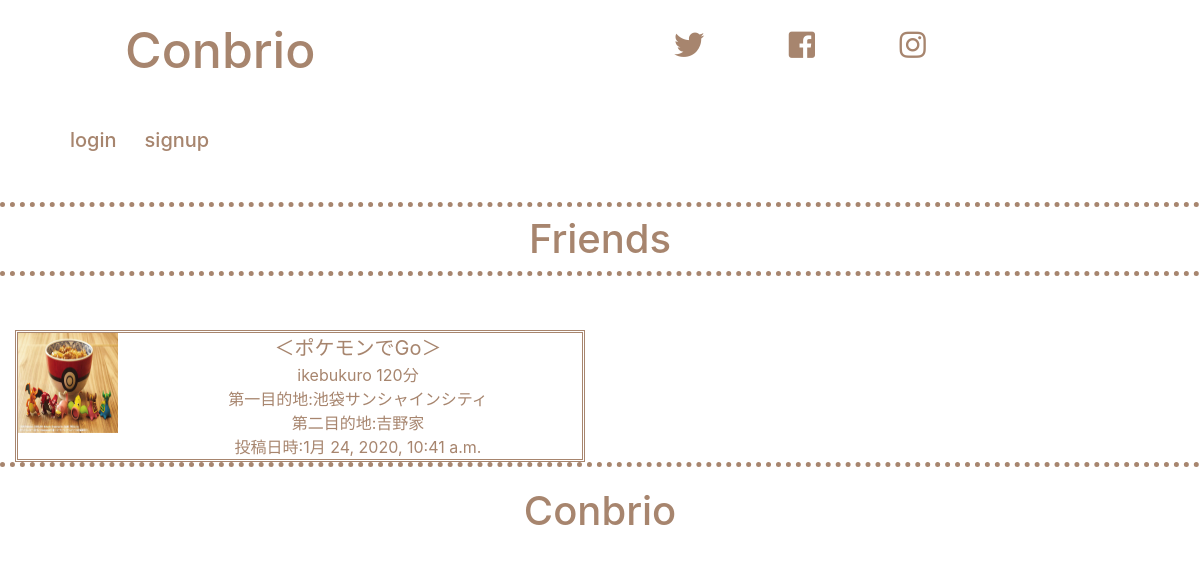
The page /plan_list/Friends/ on the database as committed earlier.
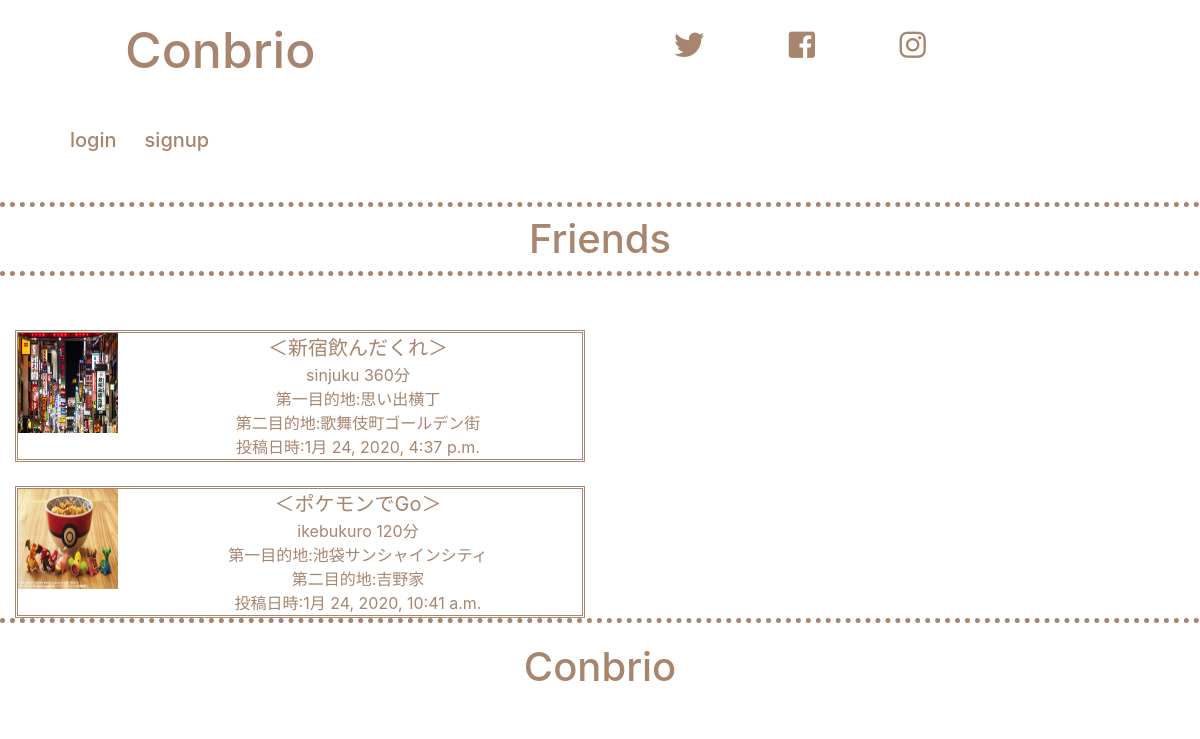
The same page on the database as committed later.
### app/models.py (models this page shows, shortened)
class Category(models.Model):
    title=models.CharField(max_length=100,unique=True)

class Plan(models.Model):
    plan_title=models.CharField(max_length=200)
    slug=models.SlugField()
    first_place = models.CharField(max_length=200)
    second_place = models.CharField(max_length=200)
    totaltime=models.IntegerField(default=10)
    created_at=models.DateTimeField(auto_now=True)
    image=models.ImageField(upload_to='photos/')
    city_name=models.ForeignKey("City",on_delete=models.PROTECT)
    plan_categories=models.ForeignKey('Category',on_delete=models.PROTECT)
    plan_user=models.ForeignKey("users.User",on_delete=models.CASCADE)

class City(models.Model):
    name=models.CharField(max_length=30)
    slug=models.SlugField()
    def __str__(self):
        return self.slug

### app/views.py (the view)
# urls.py: path('plan_list/<str:plan_categories>/',views.plan_list,name='plan_list'),
def plan_list(request,plan_categories):
    plan_categories=Category.objects.get(title=plan_categories)
    planning=Plan.objects.filter(plan_categories=plan_categories).order_by('-created_at')
    return render(request,'app/plan_list.html',{'planning':planning,'plan_categories':plan_categories})

### app/templates/app/plan_list.html (shortened to what this page needs)
{% extends "app/base.html" %}
{% block content %}
<div>
{%if plan_categories%}
<h2>{{plan_categories.title}}</h2>
{%endif%}
</div>
{%for plan in planning%}
<div class="row">
            <div class="col-md-6 col-md-5 col-sm-5">
                <div class="media" style="border-style:double; color: rgb(167, 133, 110);">
                    <img class="d-flex mr-3" data-src="holder.js/64x64?theme=sky" alt="100x100" src="{{plan.image.url}}" data-holder-rendered="true" style="width: 100px; height: 100px;">
                    <div class="media-body" style="display: inline-block;">
                        <div class=" container-fluid" style="font-size: 20px;">＜{{plan.plan_title}}＞</div>
                        <p>{{plan.city_name}}</p>
                        <p>{{plan.totaltime}}分</p>
                        <br>
                        <p>第一目的地:{{plan.first_place}}</p>
                        <br>
                        <p>第二目的地:{{plan.second_place}}</p>
                        <br>
                        <p>投稿日時:{{plan.created_at}}</p>
                    </div>
                    </div>
                </div>
            </div>
                        {%endfor%}
{%endblock%}

### app/templates/app/base.html (shortened to what this page needs)
{% load static %}
<!DOCTYPE html>
<html lang="ja-JP">
<head>
<link rel="stylesheet" href="https://cdnjs.cloudflare.com/ajax/libs/twitter-bootstrap/4.4.1/css/bootstrap.min.css">
<link rel="stylesheet" href="https://cdnjs.cloudflare.com/ajax/libs/font-awesome/5.11.2/css/all.min.css">
<link rel="stylesheet" type="text/css" href="{%static 'css/style.css'%}">
<link rel="stylesheet" href="https://use.fontawesome.com/releases/v5.6.3/css/all.css">
</head>
<body>
  <div class="container-header">
    <div class="row">
        <div class="col-sm-12 col-md-4 col-lg-4">
          <a href="{%url 'app:index'%}"><h1>Conbrio</h1></a>
        </div>
        <div class="col-sm-1 col-md-2 col-lg-2" ></div>
    <div class="col-sm-6 col-md-4 col-lg-4" style="padding-top: 10px;" >
      <a href="https://twitter.com/">
       <i class="fab fa-twitter"></i>
      </a>
      <a href="https://www.facebook.com/">
       <i class="fab fa-facebook-square"></i>
      </a>
      <a href="https://www.instagram.com/?hl=ja">
       <i class="fab fa-instagram"></i>
      </div>
      {% if request.user.is_authenticated %}
        <h5 class="nav-item dropdown" style="margin-top: -20px; color:rgb(167, 133, 110);">
            <a  href="#" id="navbarDropdown" data-toggle="dropdown" aria-haspopup="true" aria-expanded="false">
                <i class="fas fa-user-circle" style="font-size: 50px; padding-left: 50px;"></i>
                {%if plans in plan %}
                <p>{{plans.user.pk}}</p>
                {%endif%}
              </a>
            <div class="dropdown-menu" aria-labelledby="navbarDropdown" style="color:rgb(167, 133, 110);">
              <a class="dropdown-item" href="{%url 'app:plans_new'%}">Post</a>
              <a class="dropdown-item" href="{%url 'app:logout' %}">Logout</a>
            </div>
          </h5>
      {% else %}
        <h5 class="nav-item">
            <a href="{%url 'app:login'%}" style="color: rgb(167, 133, 110); font-size: 20px; padding-left: 70px;">login</a>
            <a href="{%url 'app:signup'%}" style="color: rgb(167, 133, 110); font-size: 20px; padding-left: 20px;">signup</a>
       </h5>
      {% endif %}
        </div>
    </div>
        {% block content %}{% endblock %}
<a href="/" style="text-align: center;"><h6>Conbrio</h6></a>
</body>
</html>

### app/static/css/style.css (style rules this page uses)
h1 { float: left; color: rgb(167, 133, 110); padding-top: 20px; padding-left: 110px; z-index: 4; font-size: 50px; }
h5 { color: rgb(167, 133, 110); font-size: 30px; }
.nav-item { padding-top: 30px; color: rgb(167, 133, 110); }
i { font-size: 30px; color: rgb(167, 133, 110); padding: 20px 40px 20px 40px; }
h2 { text-align: center; margin:40px 0px 30px 0px; color: rgb(167, 133, 110); padding: 0.2em 0; border-top: dotted 5px rgb(167, 133, 110); border-bottom: dotted 5px rgb(167, 133, 110); font-size: 40px; }
.row { text-align: center; margin: auto; padding: 0; }
h6 { text-align: center; color: rgb(167, 133, 110); padding: 0.5em 0; border-top: dotted 5px rgb(167, 133, 110); font-size: 40px; }
p { color:rgb(167, 133, 110); padding:0px; margin:0px; display: inline-block; }

Rows that differ between the two databases and show on the page:
added Plan: image (picture), plan_title "新宿飲んだくれ", city_name "sinjuku", totaltime "360", first_place "思い出横丁", second_place "歌舞伎町ゴールデン街", created_at "1月 24, 2020, 4:37 p.m."
